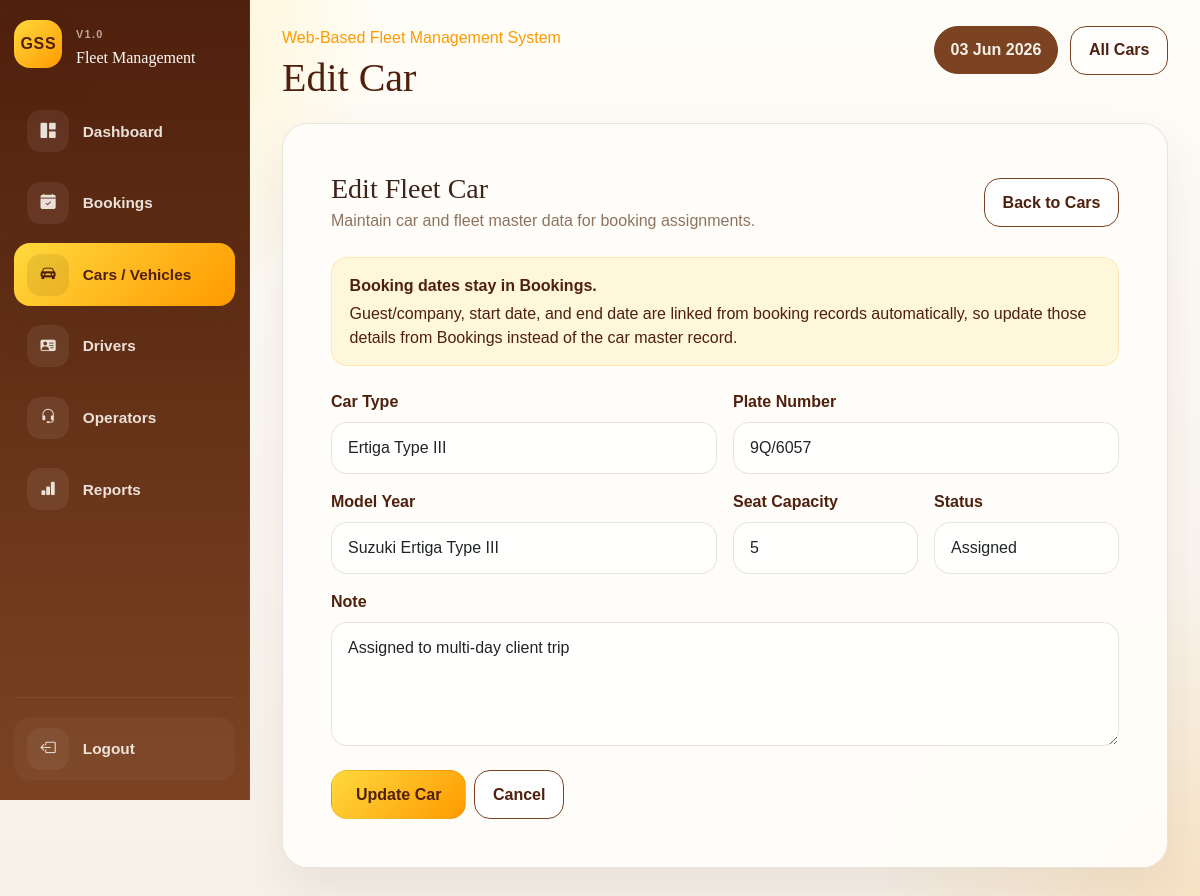
/car-edit.php?id=5 (signed in), run on the app's committed database.
### tables this page shows
CREATE TABLE cars (

    id INT UNSIGNED AUTO_INCREMENT PRIMARY KEY,

    car_type VARCHAR(100) NOT NULL,

    plate_no VARCHAR(50) NOT NULL UNIQUE,

    model_name VARCHAR(100) NOT NULL,

    seat_capacity TINYINT UNSIGNED NOT NULL DEFAULT 4,

    availability_status ENUM(
        'Available',
        'Assigned',
        'Maintenance',
        'Inactive'
    ) NOT NULL DEFAULT 'Available',

    note TEXT NULL,

    created_at TIMESTAMP DEFAULT CURRENT_TIMESTAMP,

    updated_at TIMESTAMP DEFAULT CURRENT_TIMESTAMP
    ON UPDATE CURRENT_TIMESTAMP

);

### includes/helpers.php (called while the page is built, shortened)
<?php
function e(?string $value): string
{
    return htmlspecialchars((string) $value, ENT_QUOTES, 'UTF-8');
}
function car_statuses(): array
{
    return [
        'Available',
        'Assigned',
        'Maintenance',
    ];
}
function selected(mixed $actual, mixed $expected): string
{
    return (string) $actual === (string) $expected ? 'selected' : '';
}

### includes/car-form.php (the view, shortened to what this page needs)
<?php
$car = $car ?? [];
$submitLabel = $submitLabel ?? 'Save Car';
$formTitle = $formTitle ?? 'Car Form';
?>
<div class="card-shell form-card">
    <div class="card-body p-4 p-lg-5">
        <div class="d-flex justify-content-between align-items-center flex-wrap gap-2 mb-4">
            <div>
                <h1 class="h3 mb-1"><?= e($formTitle) ?></h1>
                <p class="text-muted-soft mb-0">Maintain car and fleet master data for booking assignments.</p>
            </div>
            <a class="btn btn-shell" href="cars.php">Back to Cars</a>
        </div>
        <div class="form-assignment-note mb-4">
            <strong>Booking dates stay in Bookings.</strong>
            Guest/company, start date, and end date are linked from booking records automatically, so update those details from <a href="bookings.php">Bookings</a> instead of the car master record.
        </div>
        <form method="post" class="row g-3">
            <div class="col-md-6">
                <label for="car_type" class="form-label">Car Type</label>
                <input type="text" class="form-control" id="car_type" name="car_type" value="<?= e($car['car_type'] ?? '') ?>" required>
            </div>
            <div class="col-md-6">
                <label for="plate_no" class="form-label">Plate Number</label>
                <input type="text" class="form-control" id="plate_no" name="plate_no" value="<?= e($car['plate_no'] ?? '') ?>" required>
            </div>
            <div class="col-md-6">
                <label for="model_name" class="form-label">Model Year</label>
                <input type="text" class="form-control" id="model_name" name="model_name" value="<?= e($car['model_name'] ?? '') ?>" required>
            </div>
            <div class="col-md-3">
                <label for="seat_capacity" class="form-label">Seat Capacity</label>
                <input type="number" min="1" class="form-control" id="seat_capacity" name="seat_capacity" value="<?= e((string) ($car['seat_capacity'] ?? 4)) ?>" required>
            </div>
            <div class="col-md-3">
                <label for="availability_status" class="form-label">Status</label>
                <select class="form-select" id="availability_status" name="availability_status" required>
                    <?php foreach (car_statuses() as $status): ?>
                        <option value="<?= e($status) ?>" <?= selected($car['availability_status'] ?? 'Available', $status) ?>>
                            <?= e($status) ?>
                        </option>
                    <?php endforeach; ?>
                </select>
            </div>
            <div class="col-12">
                <label for="note" class="form-label">Note</label>
                <textarea class="form-control" id="note" name="note" rows="4" placeholder="Optional note about maintenance, assignment, or condition"><?= e($car['note'] ?? '') ?></textarea>
            </div>
            <div class="col-12 d-flex flex-wrap gap-2 pt-2">
                <button type="submit" class="btn btn-accent px-4"><?= e($submitLabel) ?></button>
                <a class="btn btn-shell" href="cars.php">Cancel</a>
            </div>
        </form>
    </div>
</div>

### assets/css/style.css (style rules this page uses)
:root { --cream: #f6f1e9; --gold: #ffd93d; --amber: #ff9a00; --cocoa: #4f200d; --cocoa-soft: #7b4322; --paper: #fffaf3; --paper-strong: #fffdf9; --ink: #3d2418; --muted: #8f735f; --line: rgba(79, 32, 13, 0.12); --shadow: 0 22px 50px rgba(79, 32, 13, 0.08); }
*, *::before, *::after { box-sizing: border-box; }
body { margin: 0; min-height: 100vh; background: radial-gradient(circle at top left, rgba(255, 217, 61, 0.36), transparent 26%), radial-gradient(circle at bottom right, rgba(255, 154, 0, 0.16), transparent 22%), linear-gradient(180deg, #fffdf8 0%, var(--cream) 100%); color: var(--ink); font-family: "Trebuchet MS", "Gill Sans", sans-serif; }
h1, h2, h3, h4, h5, h6 { font-family: Georgia, "Palatino Linotype", serif; color: var(--cocoa); }
a { color: inherit; text-decoration: none; }
.card-shell { background: rgba(255, 253, 249, 0.96); border: 1px solid var(--line); border-radius: 1.6rem; box-shadow: var(--shadow); }
.text-muted-soft { color: var(--muted); }
.btn { border-radius: 1rem; font-weight: 700; padding: 0.72rem 1.1rem; }
.btn-accent { background: linear-gradient(135deg, var(--gold), var(--amber)); border: 1px solid rgba(79, 32, 13, 0.08); color: var(--cocoa); }
.btn-shell { background: rgba(255, 255, 255, 0.8); border: 0.1px groove var(--cocoa-soft); color: var(--cocoa); transition: all 0.2s ease; }
.form-card { overflow: hidden; }
.form-assignment-note { padding: 0.95rem 1.1rem; border-radius: 1rem; background: rgba(255, 217, 61, 0.16); border: 1px solid rgba(255, 154, 0, 0.18); color: var(--cocoa); }
.form-assignment-note strong { display: block; margin-bottom: 0.25rem; }
.form-label { font-weight: 700; color: var(--cocoa); }
.form-control, .form-select, .form-control:focus, .form-select:focus { border-radius: 1rem; }
.form-control, .form-select { border-color: rgba(79, 32, 13, 0.12); background: rgba(255, 255, 255, 0.85); padding: 0.82rem 1rem; }

### assets/css/sidebar.css (style rules this page uses)
html, body { overflow-x: hidden; }

### data on the page
cars: car_type "Ertiga Type III", plate_no "9Q/6057", model_name "Suzuki Ertiga Type III", seat_capacity "5", availability_status "Assigned", note "Assigned to multi-day client trip"

### other printed values
$item['label'] "Dashboard"
$item['label'] "Bookings"
$item['label'] "Cars / Vehicles"
$item['label'] "Drivers"
$item['label'] "Operators"
$item['label'] "Reports"
$pageTitle "Edit Car"
$formTitle "Edit Fleet Car"
$submitLabel "Update Car"
